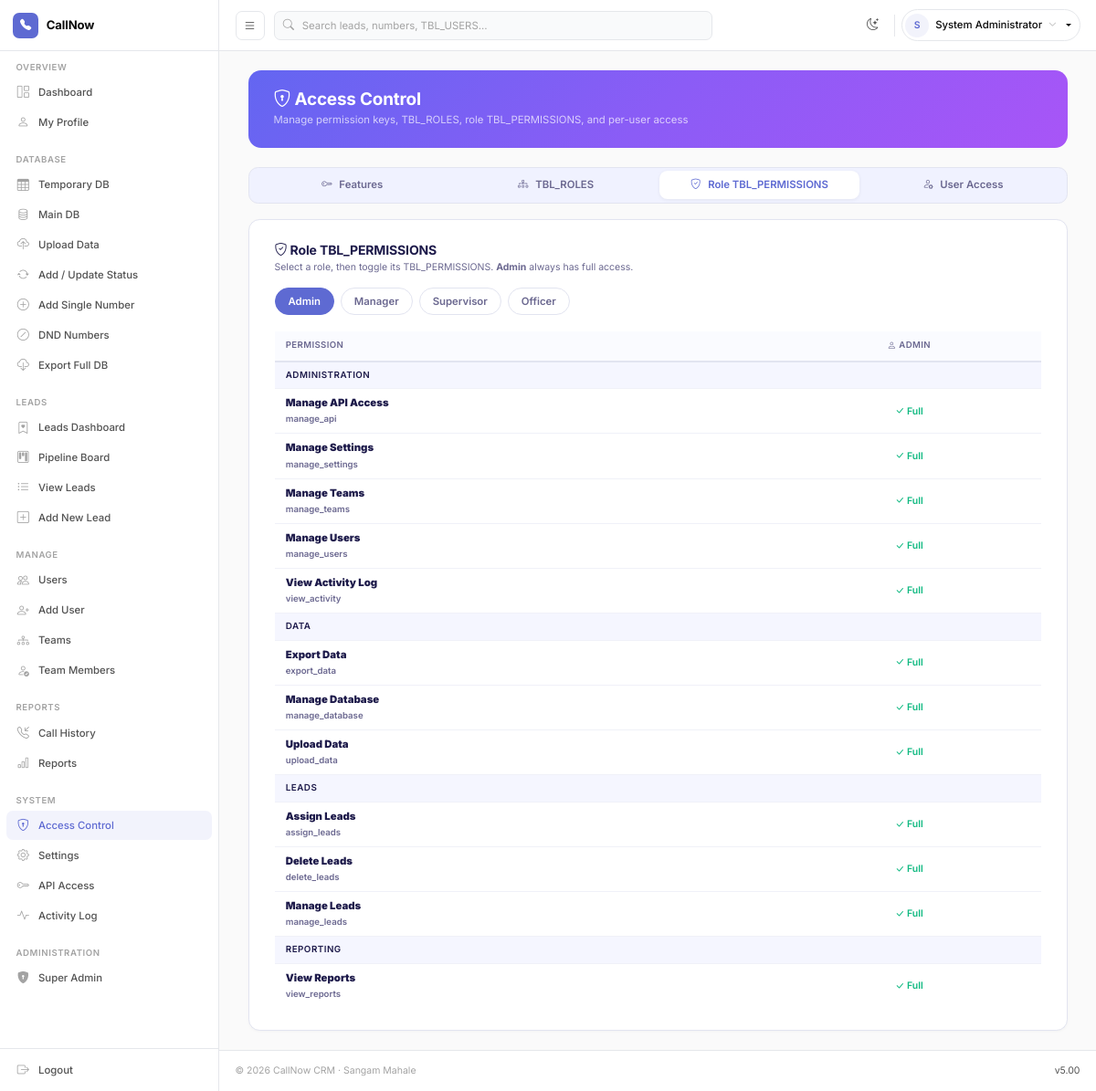
/modules/settings/permissions_manager.php (signed in), run on an earlier commit of the app's database.
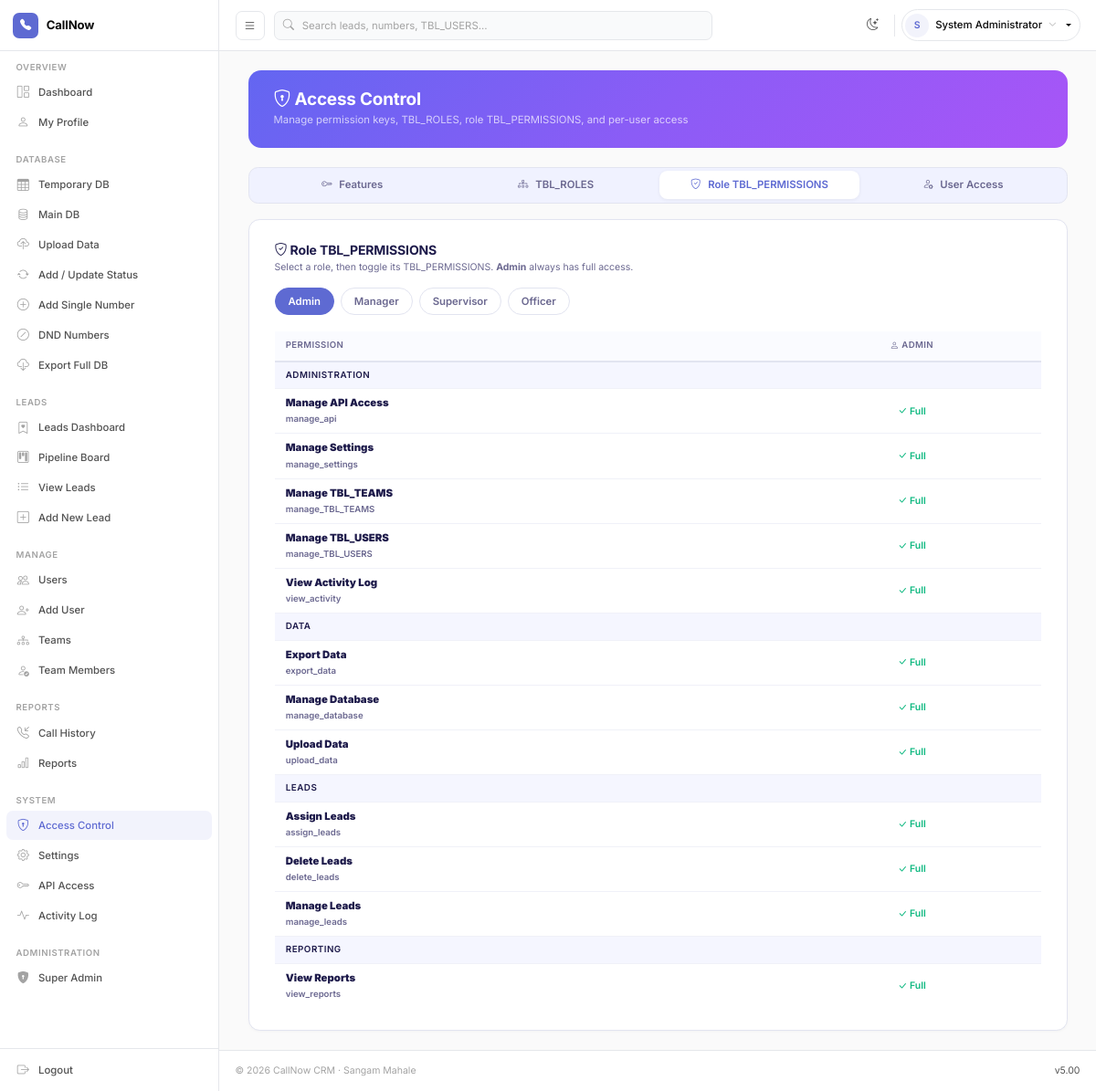
And on a later commit of the database.
### tables this page shows
CREATE TABLE `roles` (
  `id` int(11) NOT NULL AUTO_INCREMENT,
  `role_name` varchar(50) NOT NULL,
  `description` varchar(255) DEFAULT '',
  `is_system` tinyint(1) NOT NULL DEFAULT 0,
  `created_at` datetime DEFAULT current_timestamp(),
  PRIMARY KEY (`id`),
  UNIQUE KEY `role_name` (`role_name`)
);

CREATE TABLE `permissions` (
  `id` int(11) NOT NULL AUTO_INCREMENT,
  `permission_key` varchar(50) NOT NULL,
  `label` varchar(100) NOT NULL,
  `category` varchar(50) DEFAULT 'General',
  `description` text DEFAULT NULL,
  `is_system` tinyint(1) NOT NULL DEFAULT 0,
  `created_at` datetime DEFAULT current_timestamp(),
  PRIMARY KEY (`id`),
  UNIQUE KEY `permission_key` (`permission_key`)
);

### php_scripts/config.php (called while the page is built, shortened)
<?php
    if (!function_exists('tn')) {
        function tn(string $name): string {
            if (defined($name)) {
                $v = constant($name);
                if ($v !== '' && $v !== $name) return $v;
            }
            return $GLOBALS['__cn_tbl_override'][$name] ?? $name;
        }
    }
?>

### php_scripts/permissions.php (called while the page is built, shortened)
<?php
if (!function_exists('getTBL_PERMISSIONSeed')) {
    function getAllTBL_PERMISSIONS(mysqli $link): array {
        $out = [];
        $res = mysqli_query($link, "SELECT id, permission_key, label, category, description, is_system FROM " . tn('TBL_PERMISSIONS') . " ORDER BY category, label");
        if ($res) while ($r = mysqli_fetch_assoc($res)) $out[] = $r;
        return $out;
    }
    function getTBL_PERMISSIONSByCategory(mysqli $link): array {
        $grouped = [];
        foreach (getAllTBL_PERMISSIONS($link) as $p) {
            $grouped[$p['category']][] = $p;
        }
        return $grouped;
    }
}

### modules/settings/permissions_manager.php (the view, shortened to what the rows shown need)
<?php
require_once __DIR__ . '/../../php_scripts/team_auth.php';
require_once __DIR__ . '/../../php_scripts/permissions.php';
$tab = $_GET['tab'] ?? 'role_perms';
$selectedRole = $_GET['role'] ?? null;
$allTBL_ROLES = [];
$ar = mysqli_query($link, "SELECT r.*, (SELECT COUNT(*) FROM " . tn('TBL_USERS') . " WHERE ROLE = r.role_name AND ROLE != 'Super Admin') as user_count FROM " . tn('TBL_ROLES') . " r WHERE r.role_name != 'Super Admin' ORDER BY r.is_system DESC, r.id");
if ($ar) while ($a = mysqli_fetch_assoc($ar)) $allTBL_ROLES[] = $a;
$allTBL_PERMISSIONS = getAllTBL_PERMISSIONS($link);
$permsByCat = getTBL_PERMISSIONSByCategory($link);
if ($selectedRole === null && !empty($allTBL_ROLES)) {
    $selectedRole = $allTBL_ROLES[0]['role_name'];
}
?>
<?php $pageTitle = 'Access Control - CallNow Admin'; include __DIR__ . '/../../php_scripts/header.php'; ?>
<div class="container page-wrapper">
    <div class="pm-header">
        <h1><i class="bi bi-shield-lock"></i> Access Control</h1>
    </div>
    <?php if ($tab === 'features'): ?>
    <div class="pm-card">
        <div class="pm-card-body">
            <div class="d-flex justify-content-between align-items-center flex-wrap gap-2 mb-3">
                <div>
                    <h5 style="font-size:1rem;font-weight:700;color:var(--st-ink);margin:0;"><i class="bi bi-key"></i> Permission Features</h5>
                    <p style="font-size:0.75rem;color:var(--st-ink-soft);margin:0;">These keys gate every action in the app. System keys are protected.</p>
                </div>
                <button type="button" class="pm-btn-primary" data-bs-toggle="modal" data-bs-target="#addFeatureModal" style="font-size:0.75rem!important;padding:0.4rem 1rem!important;"><i class="bi bi-plus-lg"></i> New Feature</button>
            </div>
            <div class="table-responsive">
                <table class="pm-feat-tbl">
                    <thead><tr><th>Key</th><th>Label</th><th>Category</th><th>Description</th><th>Type</th><th></th></tr></thead>
                    <tbody>
                        <?php foreach ($allTBL_PERMISSIONS as $p): ?>
                        <tr>
                            <td><code><?= htmlspecialchars($p['permission_key']) ?></code></td>
                            <td><?= htmlspecialchars($p['label']) ?></td>
                            <td><?= htmlspecialchars($p['category']) ?></td>
                            <td style="color:var(--st-ink-soft);"><?= htmlspecialchars($p['description'] ?: '—') ?></td>
                            <td><?= (int)$p['is_system']===1 ? '<span class="pm-badge system">System</span>' : '<span class="pm-badge custom">Custom</span>' ?></td>
                            <td class="text-end" style="white-space:nowrap;">
                                <button type="button" class="pm-btn-outline" style="padding:0.2rem 0.6rem!important;" data-bs-toggle="modal" data-bs-target="#editFeatureModal"
                                    data-id="<?= $p['id'] ?>" data-label="<?= htmlspecialchars($p['label']) ?>" data-cat="<?= htmlspecialchars($p['category']) ?>" data-desc="<?= htmlspecialchars($p['description']) ?>"><i class="bi bi-pencil"></i></button>
                                <?php if ((int)$p['is_system'] !== 1): ?>
                                <form method="POST" style="display:inline;" onsubmit="return confirm('Delete feature &quot;<?= htmlspecialchars($p['permission_key']) ?>&quot;? This removes it for all TBL_ROLES.')">
                                    <input type="hidden" name="csrf_token" value="<?= htmlspecialchars($_SESSION['csrf_token'] ?? '') ?>">
                                    <input type="hidden" name="pm_action" value="delete_feature">
                                    <input type="hidden" name="perm_id" value="<?= $p['id'] ?>">
                                    <button type="submit" class="pm-btn-outline" style="padding:0.2rem 0.6rem!important;color:#ef4444!important;border-color:#fca5a5!important;"><i class="bi bi-trash"></i></button>
                                </form>
                                <?php else: ?>
                                    <span style="font-size:0.6rem;color:#a3a3a3;"><i class="bi bi-lock"></i></span>
                                <?php endif; ?>
                            </td>
                        </tr>
                        <?php endforeach; ?>
                    </tbody>
                </table>
            </div>
        </div>
    </div>
    <div class="modal fade" id="addFeatureModal" tabindex="-1">
        <div class="modal-dialog modal-dialog-centered">
            <div class="modal-content" style="border-radius:0.75rem;border:1px solid var(--st-border);">
                <form method="POST">
                    <input type="hidden" name="csrf_token" value="<?= htmlspecialchars($_SESSION['csrf_token'] ?? '') ?>">
                    <input type="hidden" name="pm_action" value="add_feature">
                    <div class="modal-header" style="border-bottom-color:var(--st-border);padding:1rem 1.25rem;">
                        <h6 style="font-weight:700;font-size:0.9rem;margin:0;"><i class="bi bi-plus-circle"></i> New Permission Feature</h6>
                        <button type="button" class="btn-close" data-bs-dismiss="modal" style="font-size:0.7rem;"></button>
                    </div>
                    <div class="modal-body" style="padding:1.25rem;">
                        <div class="mb-3">
                            <label class="pm-label">Key (machine name)</label>
                            <input type="text" name="perm_key" class="form-control pm-input" required pattern="[a-z][a-z0-9_]*" placeholder="e.g. export_reports" maxlength="50">
                            <div class="pm-hint">Lowercase letters, numbers, underscores. Used in code via can('key').</div>
                        </div>
                        <div class="mb-3">
                            <label class="pm-label">Label</label>
                            <input type="text" name="perm_label" class="form-control pm-input" required maxlength="100" placeholder="Export Reports">
                        </div>
                        <div class="mb-3">
                            <label class="pm-label">Category</label>
                            <input type="text" name="perm_category" class="form-control pm-input" value="General" maxlength="50">
                        </div>
                        <div>
                            <label class="pm-label">Description</label>
                            <input type="text" name="perm_description" class="form-control pm-input" maxlength="255" placeholder="What this permission allows">
                        </div>
                    </div>
                    <div class="modal-footer" style="border-top-color:var(--st-border);padding:0.75rem 1.25rem;">
                        <button type="button" class="pm-btn-outline" data-bs-dismiss="modal">Cancel</button>
                        <button type="submit" class="pm-btn-primary" style="padding:0.4rem 1.2rem!important;">Add Feature</button>
                    </div>
                </form>
            </div>
        </div>
    </div>
    <div class="modal fade" id="editFeatureModal" tabindex="-1">
        <div class="modal-dialog modal-dialog-centered">
            <div class="modal-content" style="border-radius:0.75rem;border:1px solid var(--st-border);">
                <form method="POST">
                    <input type="hidden" name="csrf_token" value="<?= htmlspecialchars($_SESSION['csrf_token'] ?? '') ?>">
                    <input type="hidden" name="pm_action" value="edit_feature">
                    <input type="hidden" name="perm_id" id="edit_perm_id" value="0">
                    <div class="modal-header" style="border-bottom-color:var(--st-border);padding:1rem 1.25rem;">
                        <h6 style="font-weight:700;font-size:0.9rem;margin:0;"><i class="bi bi-pencil-square"></i> Edit Feature</h6>
                        <button type="button" class="btn-close" data-bs-dismiss="modal" style="font-size:0.7rem;"></button>
                    </div>
                    <div class="modal-body" style="padding:1.25rem;">
                        <div class="mb-3">
                            <label class="pm-label">Label</label>
                            <input type="text" name="perm_label" id="edit_perm_label" class="form-control pm-input" required maxlength="100">
                        </div>
                        <div class="mb-3">
                            <label class="pm-label">Category</label>
                            <input type="text" name="perm_category" id="edit_perm_cat" class="form-control pm-input" maxlength="50">
                        </div>
                        <div>
                            <label class="pm-label">Description</label>
                            <input type="text" name="perm_description" id="edit_perm_desc" class="form-control pm-input" maxlength="255">
                        </div>
                    </div>
                    <div class="modal-footer" style="border-top-color:var(--st-border);padding:0.75rem 1.25rem;">
                        <button type="button" class="pm-btn-outline" data-bs-dismiss="modal">Cancel</button>
                        <button type="submit" class="pm-btn-primary" style="padding:0.4rem 1.2rem!important;">Save</button>
                    </div>
                </form>
            </div>
        </div>
    </div>
    <?php elseif ($tab === 'role_perms'): ?>
    <div class="pm-card">
        <div class="pm-card-body">
            <div class="pm-role-pills">
                <?php foreach ($allTBL_ROLES as $role): ?>
                    <a href="<?= url('modules/settings/permissions_manager.php') ?>?tab=role_perms&role=<?= urlencode($role['role_name']) ?>" class="pm-role-pill <?= $selectedRole===$role['role_name']?'active':'' ?>"><?= htmlspecialchars($role['role_name']) ?></a>
                <?php endforeach; ?>
            </div>
            <?php if ($selectedRole): ?>
            <form method="POST">
                <div class="table-responsive">
                    <table class="pm-perm-grid">
                        <thead>
                            <tr><th>Permission</th><th><i class="bi bi-person"></i> <?= htmlspecialchars($selectedRole) ?></th></tr>
                        </thead>
                        <tbody>
                            <?php foreach ($permsByCat as $cat => $plist): ?>
                                <tr class="cat-row"><td colspan="2"><?= htmlspecialchars($cat) ?></td></tr>
                                <?php foreach ($plist as $p): ?>
                                <tr>
                                    <td>
                                        <strong><?= htmlspecialchars($p['label']) ?></strong>
                                        <br><span style="font-size:0.6875rem;color:var(--st-ink-soft);"><?= htmlspecialchars($p['permission_key']) ?></span>
                                    </td>
                                    <td>
                                        <?php if ($selectedRole === 'Admin'): ?>
                                            <span style="color:#10b981;font-size:0.75rem;font-weight:600;"><i class="bi bi-check-lg"></i> Full</span>
                                        <?php endif; ?>
                                    </td>
                                </tr>
                                <?php endforeach; ?>
                            <?php endforeach; ?>
                        </tbody>
                    </table>
                </div>
            </form>
            <?php endif; ?>
        </div>
    </div>
    <?php endif; ?>
</div>
<?php include __DIR__ . '/../../php_scripts/footer.php'; ?>

What changed in the data, as far as the page shows it:
changed permissions: label "Manage Teams" → "Manage TBL_TEAMS"; permission_key "manage_teams" → "manage_TBL_TEAMS"
changed permissions: label "Manage Users" → "Manage TBL_USERS"; permission_key "manage_users" → "manage_TBL_USERS"
